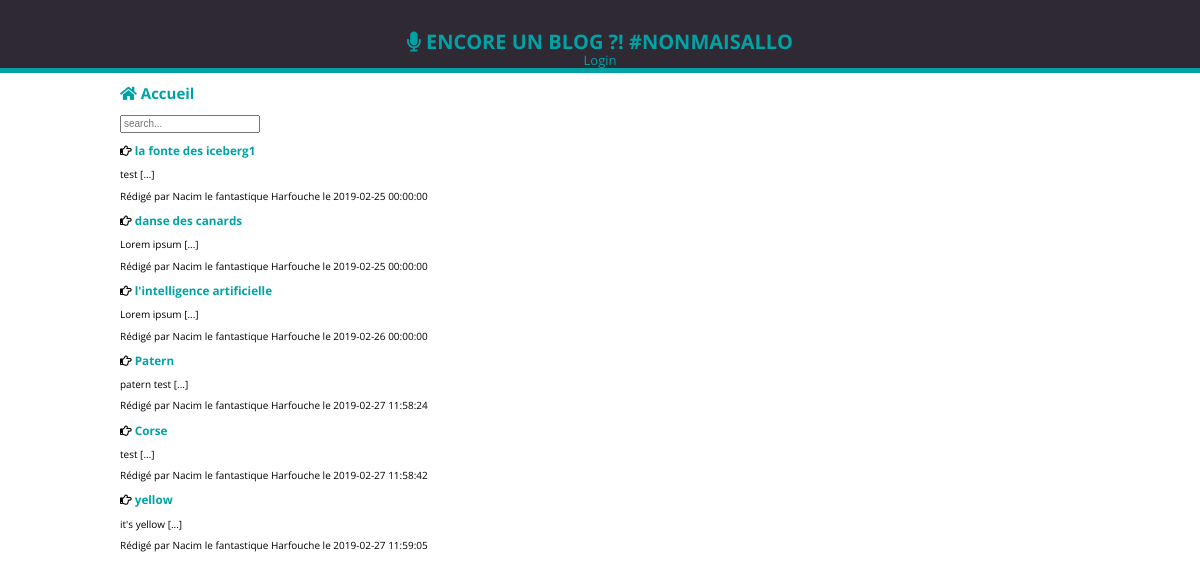
The page / on the database its author committed.
### tables this page shows
CREATE TABLE IF NOT EXISTS `post` (
  `id` tinyint(5) NOT NULL AUTO_INCREMENT,
  `title` varchar(50) NOT NULL,
  `content` text NOT NULL,
  `creationTimeStamp` datetime NOT NULL,
  `author_id` tinyint(3) NOT NULL,
  `category_id` tinyint(3) NOT NULL,
  PRIMARY KEY (`id`)
);

CREATE TABLE IF NOT EXISTS `author` (
  `id` tinyint(5) NOT NULL AUTO_INCREMENT,
  `firstName` varchar(50) NOT NULL,
  `lastName` varchar(50) NOT NULL,
  PRIMARY KEY (`id`)
);

### index.php (called while the page is built)
<?php
include "readyPdo.php";
$query = $pdo->prepare("SELECT * FROM author INNER JOIN post ON author.id = post.author_id");
$query->execute();
$authors = $query->fetchAll(PDO::FETCH_ASSOC);
include "index.phtml";
?>

### index.phtml (the view, shortened to what this page needs)
<!DOCTYPE html>
<html lang="fr">
<head>
	<link rel="stylesheet" href="https://use.fontawesome.com/releases/v5.7.2/css/all.css">
	<link rel="stylesheet" type="text/css" href="css/normalize.css"/>
	<link rel="stylesheet" type="text/css" href="css/style.css"/>
</head>
<body>
	<header>
		<h1><a href="index.php"><i class="fas fa-microphone"></i> ENCORE UN BLOG ?! #NONMAISALLO</a></h1>
		<?php if (count($_SESSION) == 0): ?>
			<a href="#" id="login">Login</a>
		<?php else : ?>
			<h2>TEST</h2>
			<a href="logout.php" id="logout">Logout</a>
		<?php endif; ?>
	</header>
	<main>
		<h2><a href="index.php"><i class="fas fa-home"></i> Accueil</a></h2>
		<input type="text" placeholder="search..." name="searchBar" id="searchBar" />
		<section>
			<?php foreach ($authors as $author): ?>
				<article>
					<h3 class="h3Home"><a href="detailArticle.php?idArticle=<?=$author["id"]?>"><i class="far fa-hand-point-right"></i> <?= $author["title"]; ?></a></h3>
					<p><?= substr($author["content"], 0, 11); ?> [...]</p>
					<p>Rédigé par <?= $author["firstName"] . " " . $author["lastName"] . " le " . $author["creationTimeStamp"] ?></p>
				</article>
			<?php endforeach; ?>
		</section>
	</main>
</body>
</html>

### css/style.css (style rules this page uses)
* { box-sizing: border-box; outline: none; }
html { font-size: 62.5%; font-family: "Open Sans"; }
header { margin: 0 auto; width: 100%; background-color: #2f2933; border-bottom: solid 5px #01a2a6; padding-top: 30px; color: #01a2a6; text-align: center; }
h1 { margin: 0 auto; }
h1 a { text-decoration: none; color: #01a2a6; }
header #login, header #logout { text-decoration: none; font-size: 1.3rem; color: #01a2a6; }
main { margin: 0 auto; width: 80%; }
h2 a, .h3Home a { text-decoration: none; color: #01a2a6; }
h2 { color: #01a2a6; }
.fa-hand-point-right { color: black; }

### rows shown on the page
post: title "la fonte des iceberg1", content "test", author.firstName "Nacim le fantastique", author.lastName "Harfouche", creationTimeStamp "2019-02-25 00:00:00"
post: title "danse des canards", content "Lorem ipsum", author.firstName "Nacim le fantastique", author.lastName "Harfouche", creationTimeStamp "2019-02-25 00:00:00"
post: title "l'intelligence artificielle", content "Lorem ipsum", author.firstName "Nacim le fantastique", author.lastName "Harfouche", creationTimeStamp "2019-02-26 00:00:00"
post: title "Patern", content "patern test", author.firstName "Nacim le fantastique", author.lastName "Harfouche", creationTimeStamp "2019-02-27 11:58:24"
post: title "Corse", content "test", author.firstName "Nacim le fantastique", author.lastName "Harfouche", creationTimeStamp "2019-02-27 11:58:42"
post: title "yellow", content "it's yellow", author.firstName "Nacim le fantastique", author.lastName "Harfouche", creationTimeStamp "2019-02-27 11:59:05"
